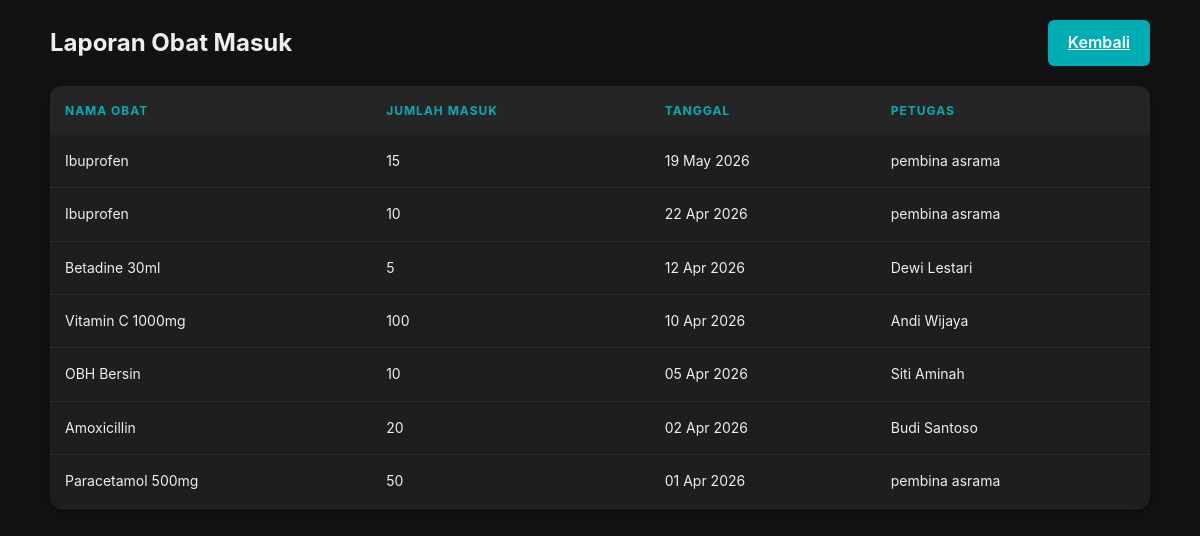
Screenshot of /laporan_masuk.php (signed in) with the database file from the repository.
### tables this page shows
CREATE TABLE `pemasukan_obat` (
  `id_pemasukan` int NOT NULL,
  `id_obat` int DEFAULT NULL,
  `jumlah_masuk` int NOT NULL,
  `tanggal_masuk` date DEFAULT NULL,
  `id_pengguna` int DEFAULT NULL
);

CREATE TABLE `obat` (
  `id_obat` int NOT NULL,
  `nama_obat` varchar(100) NOT NULL,
  `stok` int DEFAULT '0',
  `satuan` varchar(20) DEFAULT NULL,
  `tanggal_kadaluarsa` date DEFAULT NULL
);

CREATE TABLE `pengguna` (
  `id_pengguna` int NOT NULL,
  `username` varchar(50) NOT NULL,
  `password` varchar(255) NOT NULL,
  `nama_pengguna` varchar(100) DEFAULT NULL,
  `status_aktif` enum('aktif','nonaktif') DEFAULT 'aktif'
);

### laporan_masuk.php (the view, shortened to what this page needs)
<?php
include 'koneksi.php';
$query = mysqli_query($koneksi,"
SELECT pemasukan_obat.*, obat.nama_obat, pengguna.nama_pengguna
FROM pemasukan_obat
JOIN obat ON pemasukan_obat.id_obat = obat.id_obat
JOIN pengguna ON pemasukan_obat.id_pengguna = pengguna.id_pengguna
ORDER BY tanggal_masuk DESC
");
?>
<!DOCTYPE html>
<html lang="id">
<head>
    <link rel="stylesheet" href="style.css">
</head>
<body>
<div class="container">
    <div class="action-bar">
        <h2>Laporan Obat Masuk</h2>
        <a href="index.php" class="btn-main">
            Kembali
        </a>
    </div>
    <div class="table-container">
        <table>
            <thead>
                <tr>
                    <th>Nama Obat</th>
                    <th>Jumlah Masuk</th>
                    <th>Tanggal</th>
                    <th>Petugas</th>
                </tr>
            </thead>
            <tbody>
                <?php while($data = mysqli_fetch_assoc($query)): ?>
                <tr>
                    <td><?= $data['nama_obat']; ?></td>
                    <td><?= $data['jumlah_masuk']; ?></td>
                    <td><?= date('d M Y', strtotime($data['tanggal_masuk'])); ?></td>
                    <td><?= $data['nama_pengguna']; ?></td>
                </tr>
                <?php endwhile; ?>
            </tbody>
        </table>
    </div>
</div>
</body>
</html>

### style.css (style rules this page uses)
:root { --bg-dark: #121212; --card-dark: #1e1e1e; --accent-color: #00adb5; --text-main: #eeeeee; --text-muted: #9e9e9e; --danger: #ff4d4d; --success: #28a745; --warning: #ffc107; }
* { margin: 0; padding: 0; box-sizing: border-box; font-family: 'Inter', 'Segoe UI', Roboto, sans-serif; }
body { background-color: var(--bg-dark); color: var(--text-main); line-height: 1.6; padding: 20px; }
.container { max-width: 1100px; margin: 0 auto; }
.action-bar { display: flex; justify-content: space-between; align-items: center; margin-bottom: 20px; }
.table-container { background: var(--card-dark); border-radius: 12px; overflow: hidden; box-shadow: 0 4px 15px rgba(0,0,0,0.2); }
table { width: 100%; border-collapse: collapse; }
th { background-color: #252525; color: var(--accent-color); text-transform: uppercase; font-size: 12px; letter-spacing: 1px; padding: 15px; text-align: left; }
td { padding: 15px; border-bottom: 1px solid #2d2d2d; font-size: 14px; }
.btn-main { background: var(--accent-color); color: white; border: none; padding: 10px 20px; border-radius: 6px; cursor: pointer; font-weight: 600; transition: 0.3s; }

### rows the page displays
pemasukan_obat: id_obat.nama_obat "Ibuprofen", jumlah_masuk "15", tanggal_masuk "19 May 2026", id_pengguna.nama_pengguna "pembina asrama"
pemasukan_obat: id_obat.nama_obat "Ibuprofen", jumlah_masuk "10", tanggal_masuk "22 Apr 2026", id_pengguna.nama_pengguna "pembina asrama"
pemasukan_obat: id_obat.nama_obat "Betadine 30ml", jumlah_masuk "5", tanggal_masuk "12 Apr 2026", id_pengguna.nama_pengguna "Dewi Lestari"
pemasukan_obat: id_obat.nama_obat "Vitamin C 1000mg", jumlah_masuk "100", tanggal_masuk "10 Apr 2026", id_pengguna.nama_pengguna "Andi Wijaya"
pemasukan_obat: id_obat.nama_obat "OBH Bersin", jumlah_masuk "10", tanggal_masuk "05 Apr 2026", id_pengguna.nama_pengguna "Siti Aminah"
pemasukan_obat: id_obat.nama_obat "Amoxicillin", jumlah_masuk "20", tanggal_masuk "02 Apr 2026", id_pengguna.nama_pengguna "Budi Santoso"
pemasukan_obat: id_obat.nama_obat "Paracetamol 500mg", jumlah_masuk "50", tanggal_masuk "01 Apr 2026", id_pengguna.nama_pengguna "pembina asrama"
